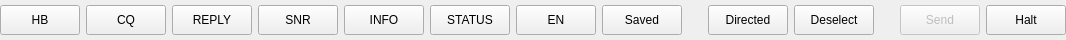
      <widget class="QWidget" name="macroHorizonalWidget" native="true">
       <property name="sizePolicy">
        <sizepolicy hsizetype="Preferred" vsizetype="Preferred">
         <horstretch>0</horstretch>
         <verstretch>0</verstretch>
        </sizepolicy>
       </property>
       <property name="minimumSize">
        <size>
         <width>0</width>
         <height>25</height>
        </size>
       </property>
       <property name="maximumSize">
        <size>
         <width>16777215</width>
         <height>40</height>
        </size>
       </property>
       <layout class="QGridLayout" name="gridLayout">
        <property name="leftMargin">
         <number>0</number>
        </property>
        <property name="topMargin">
         <number>0</number>
        </property>
        <property name="rightMargin">
         <number>0</number>
        </property>
        <property name="bottomMargin">
         <number>0</number>
        </property>
        <item row="1" column="13">
         <widget class="QPushButton" name="queryButton">
          <property name="minimumSize">
           <size>
            <width>0</width>
            <height>30</height>
           </size>
          </property>
          <property name="toolTip">
           <string>&lt;html&gt;&lt;head/&gt;&lt;body&gt;&lt;p&gt;Send a directed message to another station&lt;/p&gt;&lt;/body&gt;&lt;/html&gt;</string>
          </property>
          <property name="text">
           <string>Directed</string>
          </property>
         </widget>
        </item>
        <item row="1" column="4">
         <widget class="QPushButton" name="snrMacroButton">
          <property name="minimumSize">
           <size>
            <width>0</width>
            <height>30</height>
           </size>
          </property>
          <property name="toolTip">
           <string>&lt;html&gt;&lt;head/&gt;&lt;body&gt;&lt;p&gt;Send an signal report&lt;/p&gt;&lt;/body&gt;&lt;/html&gt;</string>
          </property>
          <property name="text">
           <string>SNR</string>
          </property>
         </widget>
        </item>
        <item row="1" column="7">
         <widget class="QPushButton" name="cnModeMacroButton">
          <property name="minimumSize">
           <size>
            <width>0</width>
            <height>30</height>
           </size>
          </property>
          <property name="checkable">
           <bool>true</bool>
          </property>
          <property name="text">
           <string>EN</string>
          </property>
         </widget>
        </item>
        <item row="1" column="0">
         <widget class="QPushButton" name="hbMacroButton">
          <property name="minimumSize">
           <size>
            <width>0</width>
            <height>30</height>
           </size>
          </property>
          <property name="toolTip">
           <string>&lt;html&gt;&lt;head/&gt;&lt;body&gt;&lt;p align=&quot;justify&quot;&gt;Send a Heartbeat message&lt;/p&gt;&lt;/body&gt;&lt;/html&gt;</string>
          </property>
          <property name="autoFillBackground">
           <bool>true</bool>
          </property>
          <property name="styleSheet">
           <string notr="true">QPushButton:checked {
  font-weight:bold;
  color:black;
}</string>
          </property>
          <property name="text">
           <string>HB</string>
          </property>
          <property name="checkable">
           <bool>true</bool>
          </property>
         </widget>
        </item>
        <item row="1" column="8">
         <widget class="QPushButton" name="macrosMacroButton">
          <property name="minimumSize">
           <size>
            <width>0</width>
            <height>30</height>
           </size>
          </property>
          <property name="toolTip">
           <string>&lt;html&gt;&lt;head/&gt;&lt;body&gt;&lt;p&gt;Send a saved message&lt;/p&gt;&lt;/body&gt;&lt;/html&gt;</string>
          </property>
          <property name="text">
           <string>Saved</string>
          </property>
         </widget>
        </item>
        <item row="1" column="5">
         <widget class="QPushButton" name="infoMacroButton">
          <property name="minimumSize">
           <size>
            <width>0</width>
            <height>30</height>
           </size>
          </property>
          <property name="toolTip">
           <string>&lt;html&gt;&lt;head/&gt;&lt;body&gt;&lt;p&gt;Send your station information message&lt;/p&gt;&lt;/body&gt;&lt;/html&gt;</string>
          </property>
          <property name="text">
           <string>INFO</string>
          </property>
         </widget>
        </item>
        <item row="1" column="1">
         <widget class="QPushButton" name="cqMacroButton">
          <property name="minimumSize">
           <size>
            <width>0</width>
            <height>30</height>
           </size>
          </property>
          <property name="toolTip">
           <string>&lt;html&gt;&lt;head/&gt;&lt;body&gt;&lt;p&gt;Send a CQ message&lt;/p&gt;&lt;/body&gt;&lt;/html&gt;</string>
          </property>
          <property name="autoFillBackground">
           <bool>true</bool>
          </property>
          <property name="styleSheet">
           <string notr="true">QPushButton:checked {
  font-weight:bold;
  color:black;
}</string>
          </property>
          <property name="text">
           <string>CQ</string>
          </property>
          <property name="checkable">
           <bool>true</bool>
          </property>
          <property name="flat">
           <bool>false</bool>
          </property>
         </widget>
        </item>
        <item row="1" column="17">
         <widget class="QPushButton" name="startTxButton">
          <property name="enabled">
           <bool>false</bool>
          </property>
          <property name="minimumSize">
           <size>
            <width>0</width>
            <height>30</height>
           </size>
          </property>
          <property name="toolTip">
           <string>&lt;html&gt;&lt;head/&gt;&lt;body&gt;&lt;p&gt;Start transmitting&lt;/p&gt;&lt;/body&gt;&lt;/html&gt;</string>
          </property>
          <property name="autoFillBackground">
           <bool>false</bool>
          </property>
          <property name="styleSheet">
           <string notr="true">QPushButton:checked {
background-color: #22FF22;
color:#222;
}
QPushButton[transmitting=&quot;true&quot;]{
background:#FF2222;
color:#222;
}</string>
          </property>
          <property name="text">
           <string>Send</string>
          </property>
          <property name="checkable">
           <bool>true</bool>
          </property>
         </widget>
        </item>
        <item row="1" column="14">
         <widget class="QPushButton" name="deselectButton">
          <property name="sizePolicy">
           <sizepolicy hsizetype="Minimum" vsizetype="Fixed">
            <horstretch>0</horstretch>
            <verstretch>0</verstretch>
           </sizepolicy>
          </property>
          <property name="minimumSize">
           <size>
            <width>0</width>
            <height>30</height>
           </size>
          </property>
          <property name="toolTip">
           <string>&lt;html&gt;&lt;head/&gt;&lt;body&gt;&lt;p&gt;Deselect the current callsign for directed messaging&lt;/p&gt;&lt;/body&gt;&lt;/html&gt;</string>
          </property>
          <property name="text">
           <string>Deselect</string>
          </property>
         </widget>
        </item>
        <item row="1" column="16">
         <spacer name="horizontalSpacer_5">
          <property name="orientation">
           <enum>Qt::Orientation::Horizontal</enum>
          </property>
          <property name="sizeType">
           <enum>QSizePolicy::Policy::Preferred</enum>
          </property>
          <property name="sizeHint" stdset="0">
           <size>
            <width>20</width>
            <height>10</height>
           </size>
          </property>
         </spacer>
        </item>
        <item row="1" column="9">
         <spacer name="horizontalSpacerSavedDirected">
          <property name="orientation">
           <enum>Qt::Orientation::Horizontal</enum>
          </property>
          <property name="sizeType">
           <enum>QSizePolicy::Policy::Preferred</enum>
          </property>
          <property name="sizeHint" stdset="0">
           <size>
            <width>20</width>
            <height>10</height>
           </size>
          </property>
         </spacer>
        </item>
        <item row="1" column="3">
         <widget class="QPushButton" name="replyMacroButton">
          <property name="minimumSize">
           <size>
            <width>0</width>
            <height>30</height>
           </size>
          </property>
          <property name="toolTip">
           <string>&lt;html&gt;&lt;head/&gt;&lt;body&gt;&lt;p&gt;Reply to a CQ&lt;/p&gt;&lt;/body&gt;&lt;/html&gt;</string>
          </property>
          <property name="text">
           <string>REPLY</string>
          </property>
         </widget>
        </item>
        <item row="1" column="18">
         <widget class="QPushButton" name="stopTxButton">
          <property name="minimumSize">
           <size>
            <width>75</width>
            <height>30</height>
           </size>
          </property>
          <property name="toolTip">
           <string>&lt;html&gt;&lt;head/&gt;&lt;body&gt;&lt;p&gt;Stop transmitting&lt;/p&gt;&lt;/body&gt;&lt;/html&gt;</string>
          </property>
          <property name="text">
           <string>Halt</string>
          </property>
         </widget>
        </item>
        <item row="1" column="6">
         <widget class="QPushButton" name="statusMacroButton">
          <property name="minimumSize">
           <size>
            <width>0</width>
            <height>30</height>
           </size>
          </property>
          <property name="toolTip">
           <string>Send your station status message</string>
          </property>
          <property name="text">
           <string>STATUS</string>
          </property>
         </widget>
        </item>
       </layout>
      </widget>
